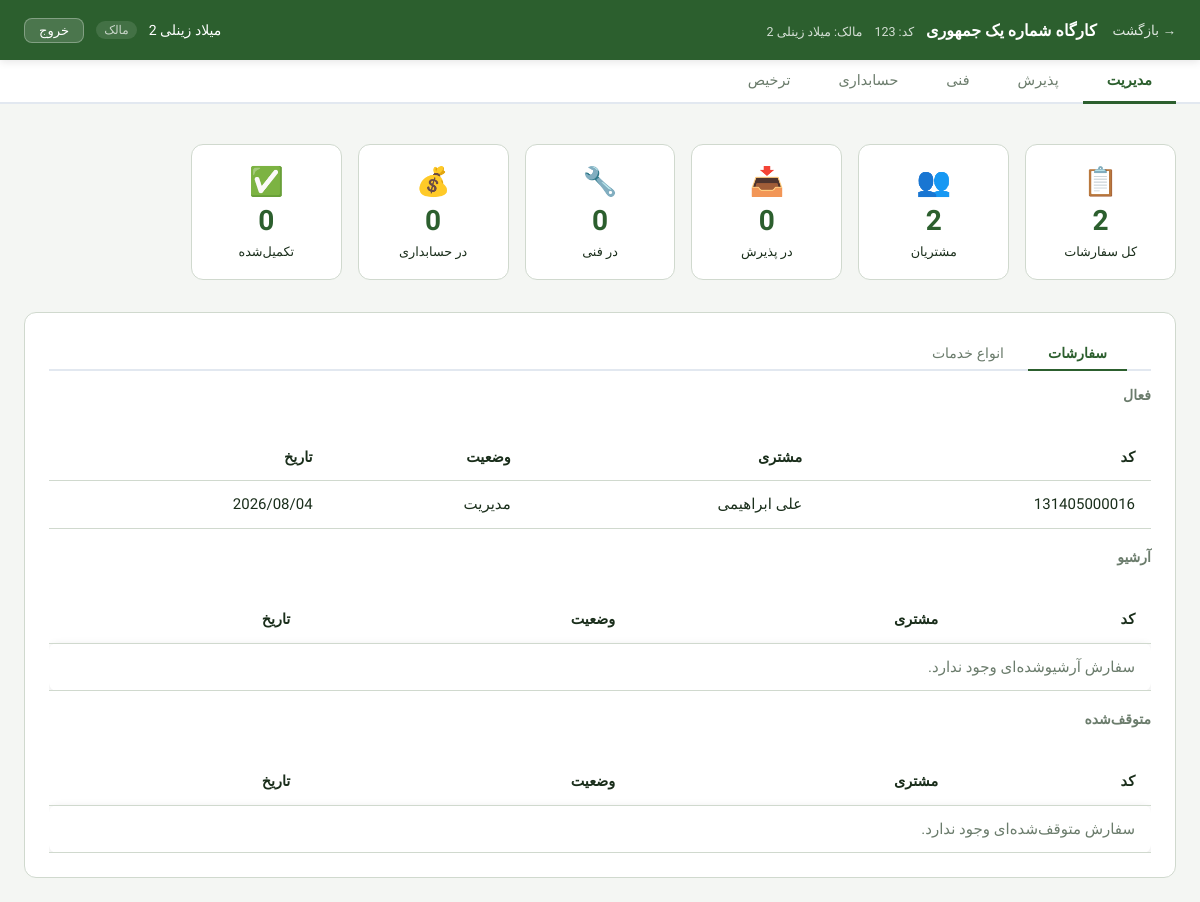
The app's page /13/management/ (signed in), older data.
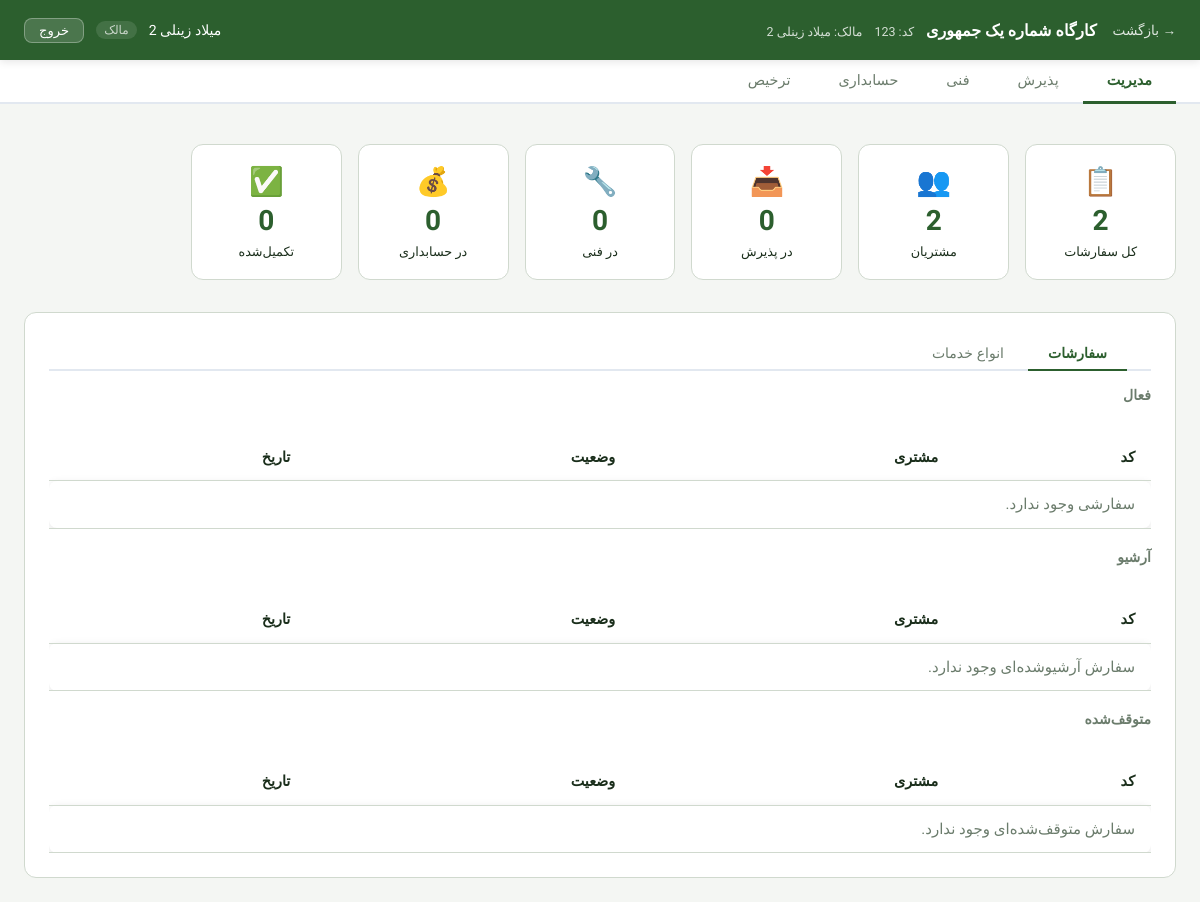
The same page, newer data.
### orders/models.py (models this page shows, shortened)
class Order(models.Model):
    STATUS_CHOICES = [
        ('reception', 'پذیرش'),
        ('technical', 'فنی'),
        ('accounting', 'حسابداری'),
        ('management', 'مدیریت'),
        ('payment', 'پرداخت'),
        ('done', 'تکمیل'),
        ('release', 'ترخیص')
    ]
    workshop = models.ForeignKey('accounts.Workshop', on_delete=models.CASCADE)
    customer = models.ForeignKey(Customer, on_delete=models.PROTECT, related_name='orders')
    created_by = models.ForeignKey('accounts.User', on_delete=models.SET_NULL, null=True)
    status = models.CharField(max_length=20, choices=STATUS_CHOICES, default='reception')
    description = models.TextField(blank=True)
    created_at = models.DateTimeField(auto_now_add=True)
    updated_at = models.DateTimeField(auto_now=True)
    delivered_at = models.DateTimeField(null=True, blank=True)
    is_archived = models.BooleanField(default=False)
    is_stopped = models.BooleanField(default=False)
    code = models.CharField(
        max_length=30,
        unique=True,
        editable=False,
        db_index=True,
        verbose_name='کد سفارش'
    )
    count_request = models.PositiveSmallIntegerField(default=1)
    manager_release_allowed = models.BooleanField(default=False, verbose_name="مجوز ترخیص مدیر")
    manager_release_count = models.PositiveSmallIntegerField(default=0, verbose_name="تعداد مجاز ترخیص مدیر")

class Customer(models.Model):
    workshop = models.ForeignKey('accounts.Workshop', on_delete=models.CASCADE)
    name = models.CharField(max_length=200)
    customer_workshop_name = models.CharField(max_length=200, default="None")
    phone = models.CharField(max_length=20, blank=True)
    is_legal = models.BooleanField(default=False)  # حقوقی یا حقیقی
    created_at = models.DateTimeField(auto_now_add=True)

### orders/views.py (the view)
# urls.py: path('<int:workshop_id>/management/', views.management_tab, name='management'),
@login_required
def management_tab(request, workshop_id):
    workshop, membership, allowed_tabs = _get_workshop_and_membership(
        request, workshop_id, 'management'
    )
    if request.method == 'POST':
        from .forms import ServiceTypeForm
        form = ServiceTypeForm(request.POST)
        if form.is_valid():
            svc = form.save(commit=False)
            svc.workshop = workshop
            svc.save()
            return redirect('orders:management', workshop_id=workshop_id)
    else:
        from .forms import ServiceTypeForm
        form = ServiceTypeForm()
    status_counts = dict(
        Order.objects.filter(workshop=workshop)
        .values_list('status')
        .annotate(c=Count('id'))
    )
    total_orders = sum(status_counts.values())
    total_customers = Customer.objects.filter(workshop=workshop).count()
    service_types = ServiceType.objects.filter(workshop=workshop).order_by('-created_at')
    orders_list = (
        Order.objects.filter(
            workshop=workshop,
            status__in=['management', 'done'],
            is_archived=False,
            is_stopped=False,
        ).select_related('customer').order_by('-created_at')
    )
    archived_orders = (
        Order.objects.filter(workshop=workshop, is_archived=True)
        .select_related('customer').order_by('-created_at')
    )
    stopped_orders = (
        Order.objects.filter(workshop=workshop, is_stopped=True, is_archived=False)
        .select_related('customer').order_by('-created_at')
    )
    context = _base_context(workshop, membership, allowed_tabs, 'management')
    context.update({
        'form': form,
        'workshop_id': workshop.id,
        'status_counts': status_counts,
        'total_orders': total_orders,
        'total_customers': total_customers,
        'service_types': service_types,
        'orders_list': orders_list,
        'archived_orders': archived_orders,
        'stopped_orders': stopped_orders,
    })
    return render(request, 'orders/management_tab.html', context)

### orders/views.py (called while the page is built)
def _get_workshop_and_membership(request, workshop_id, required_tab):
    workshop = get_object_or_404(Workshop, pk=workshop_id)
    membership = get_object_or_404(
        WorkshopMembership,
        workshop=workshop,
        user=request.user,
        is_active=True
    )
    allowed_tabs = ROLE_TAB_ACCESS.get(membership.role, [])
    if required_tab not in allowed_tabs:
        raise Http404("دسترسی به این تب مجاز نیست")
    return workshop, membership, allowed_tabs

def _base_context(workshop, membership, allowed_tabs, active_tab):
    return {
        'workshop': workshop,
        'membership': membership,
        'allowed_tabs': allowed_tabs,
        'active_tab': active_tab,
    }

### templates/orders/management_tab.html (shortened to what the changed rows need)
{% extends 'orders/_dashboard_base.html' %}
{% load static %}
{% block tab_content %}
<div class="section-card">
    <div id="tab-orders" class="tab-pane active">
        <div class="orders-table-wrap">
            <table class="service-table">
                <thead>
                <tr>
                    <th>کد</th>
                    <th>مشتری</th>
                    <th>وضعیت</th>
                    <th>تاریخ</th>
                </tr>
                </thead>
                <tbody>
                {% for o in orders_list %}
                <tr class="order-row" data-id="{{ o.id }}" style="cursor:pointer;">
                    <td>{{ o.code }}</td>
                    <td>{{ o.customer.name }}</td>
                    <td>{{ o.get_status_display }}</td>
                    <td>{{ o.created_at|date:"Y/m/d" }}</td>
                </tr>
                {% empty %}
                <tr>
                    <td colspan="4" class="empty-state">سفارشی وجود ندارد.</td>
                </tr>
                {% endfor %}
                </tbody>
            </table>
        </div>
        <div class="orders-table-wrap">
            <table class="service-table">
                <thead>
                <tr>
                    <th>کد</th>
                    <th>مشتری</th>
                    <th>وضعیت</th>
                    <th>تاریخ</th>
                </tr>
                </thead>
            </table>
        </div>
        <div class="orders-table-wrap">
            <table class="service-table">
                <thead>
                <tr>
                    <th>کد</th>
                    <th>مشتری</th>
                    <th>وضعیت</th>
                    <th>تاریخ</th>
                </tr>
                </thead>
            </table>
        </div>
    </div>
</div>
{% endblock %}

Row changes from the older to the newer data that the page shows:
no longer on this page (row edited): Order: code "131405000016", customer.name "علی ابراهیمی", status "مدیریت", created_at "2026/08/04"
Text that changed along with them:
text now shown: "سفارشی وجود ندارد."
